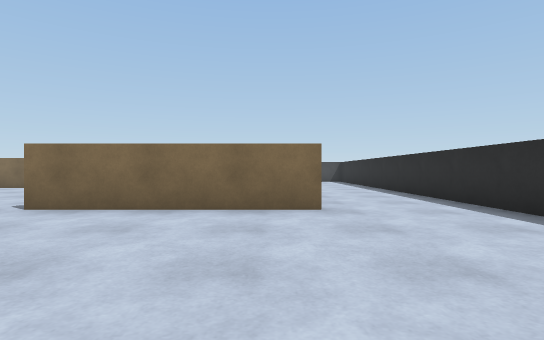
[1] (above)

16 first-person views from a walk through a Webots world. The camera is 0.06 m above the floor, looks level and sees 80° across. The floor is counted in squares, 0.1 m on a side. Each view is taken from the middle of a square. On the plan, view 1 faces up. The plan holds only what a view shows up to about 9 squares ahead; the rest is blank. The robots in the file are not drawn. Webots' stock objects and surfaces are drawn as simple stand-ins.

[2]
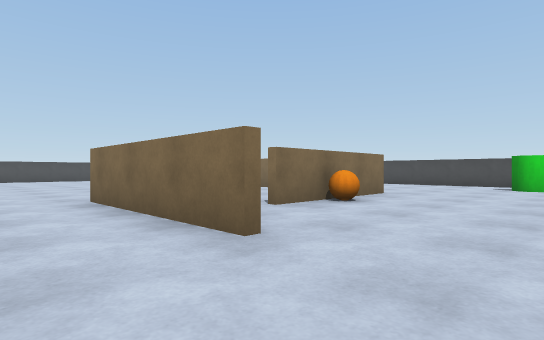

[3]
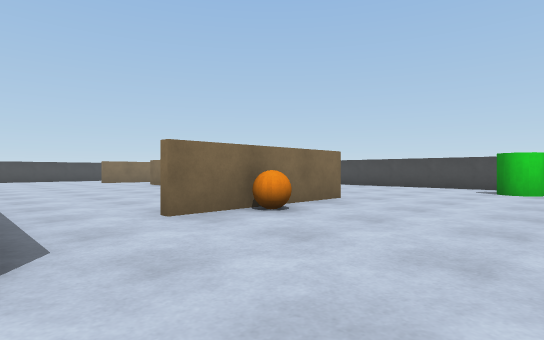

[4]
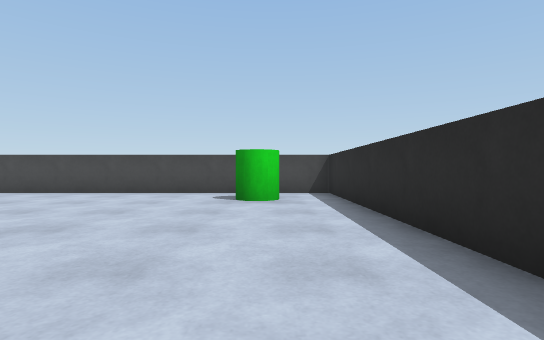

[5]
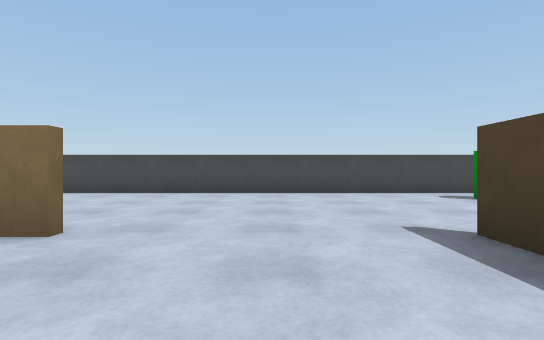

[6]
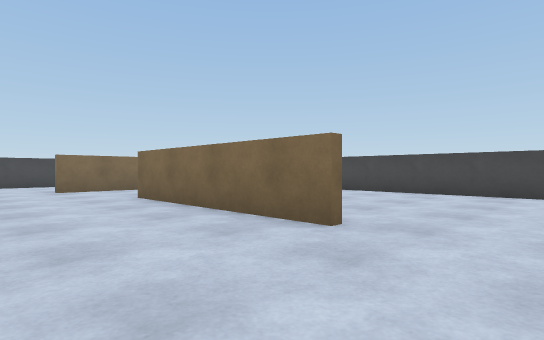

[7]
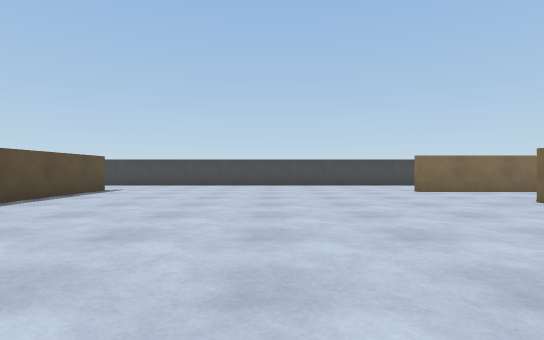

[8]
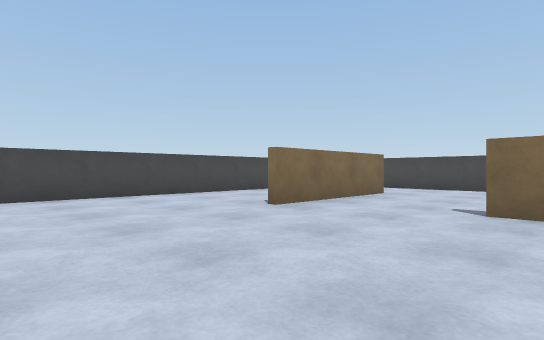

[9]
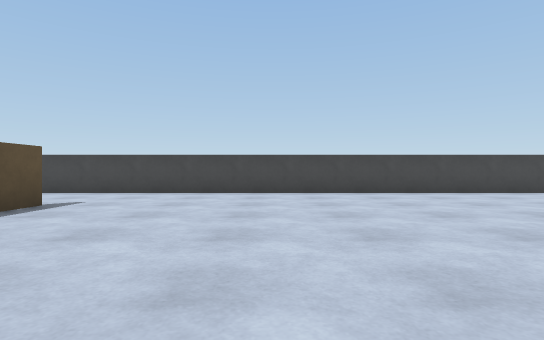

[10]
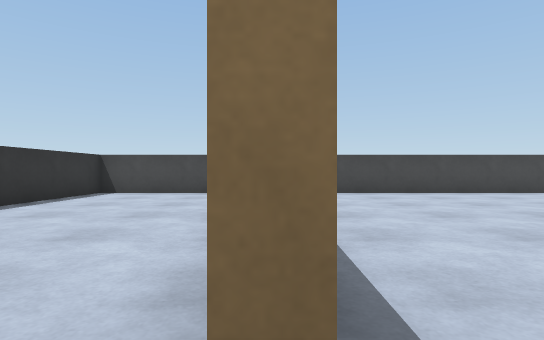

[11]
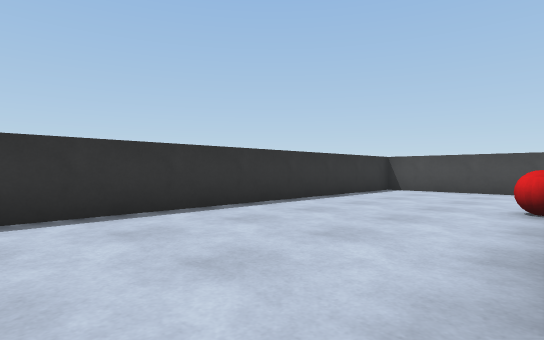

[12]
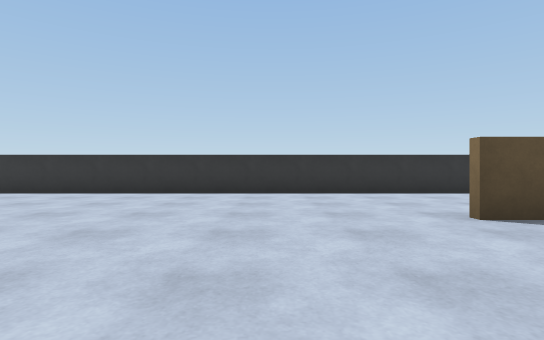

[13]
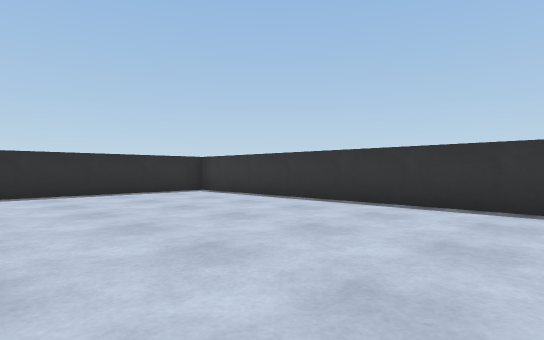

[14]
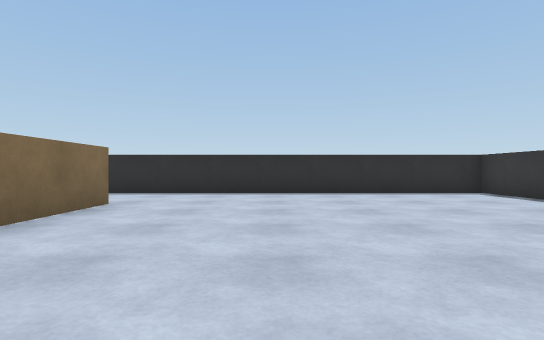

[15]
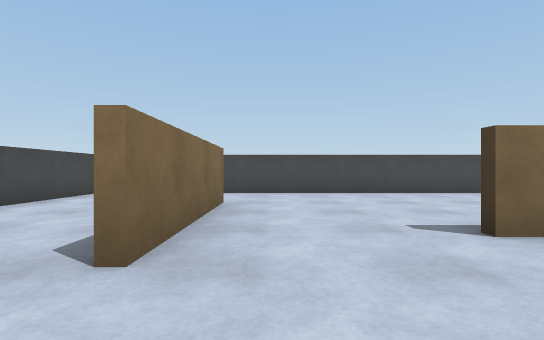

[16]
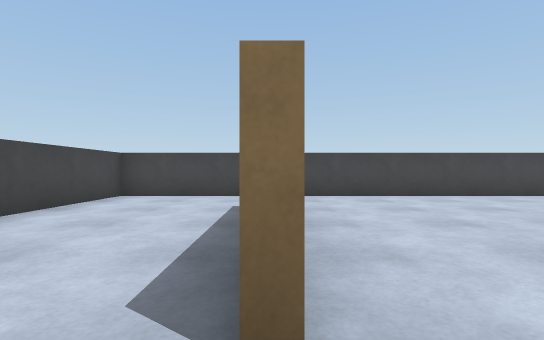

### Floor plan
Points are (right, up) in squares from view 1. A wall is a line through its corners. A room is listed if a view was taken in it or the views show most of it. See-through windows are left out.
Room 1 (views 1, 2, 3, 4, 5, 6, 7, 8, 9, 10, 11, 12, 13, 14, 15, 16)
walls: (-4.9, 10.9) (-10, 10.9); (-0.9, 7.5) (-0.9, 7); (-1.1, 10.2) (-1.1, 11); (0.8, 4.9) (-3.8, 4.9); (-0.9, 10.9) (-0.9, 9.4); (-11.5, 1.1) (-8.5, 1.1); (-12.9, 13.9) (-12.9, 10); (3.5, -3.5) (3.5, 16.5) (-16.5, 16.5) (-16.5, -3.5) (3.5, -3.5)
objects: red ball (-13, 0) to (-12, 1); orange ball (-1, 8) to (0, 9); green cylinder (1, 14) to (2, 15)

Positions as (right, up) in squares from view 1, and headings:
1: (0, 0), facing up
2: (3, 3), facing up-left
3: (3, 5), facing up-left
4: (2, 8), facing up
5: (-3, 8), facing up
6: (-3, 8), facing up-left
7: (-4, 6), facing left
8: (-9, 6), facing up-left
9: (-8, 5), facing left
10: (-8, 1), facing left
11: (-7, 1), facing down-left
12: (-6, 5), facing down
13: (-5, 2), facing down-right
14: (-5, 2), facing right
15: (-12, 8), facing up
16: (-13, 9), facing up
